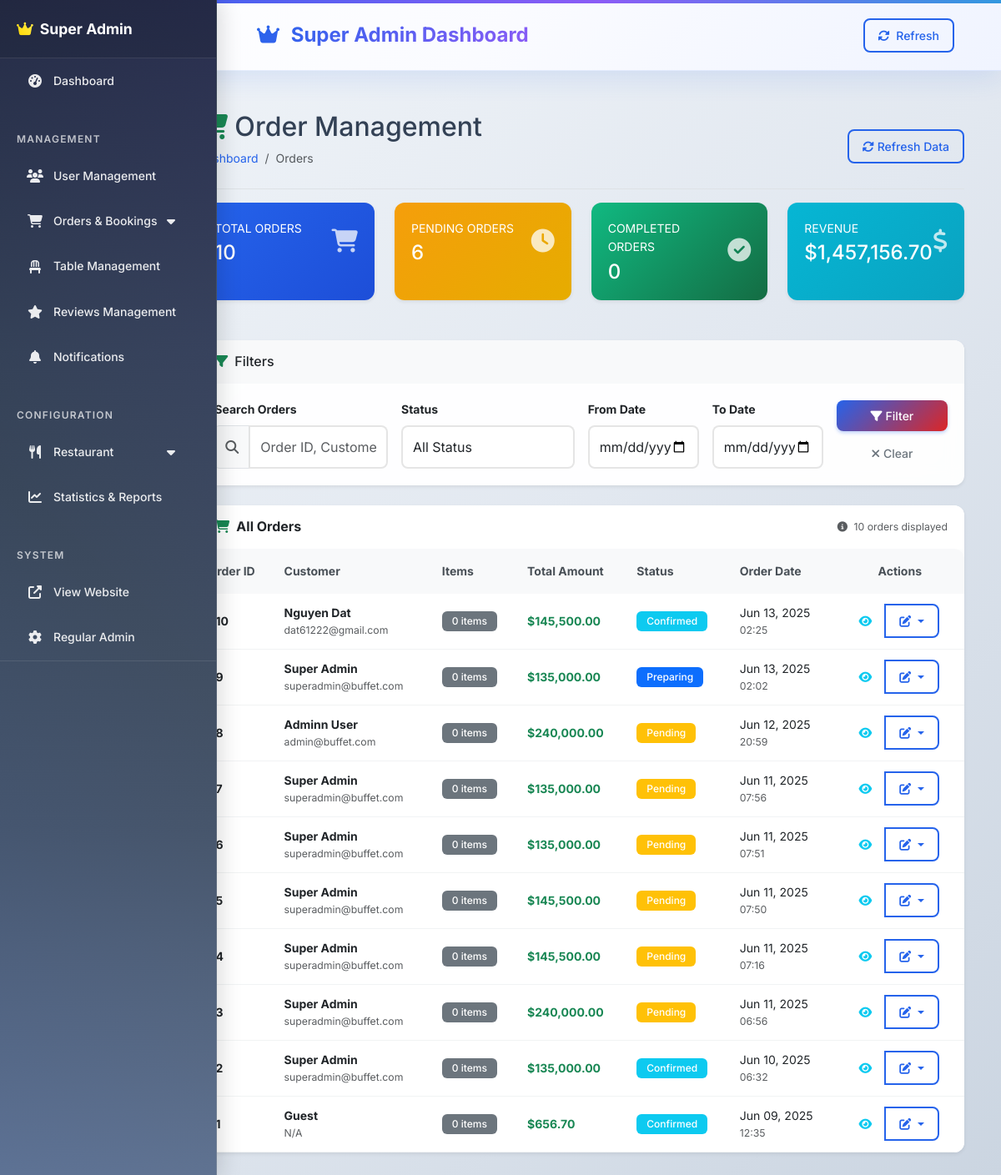
The app's page /superadmin/orders (signed in), older data.
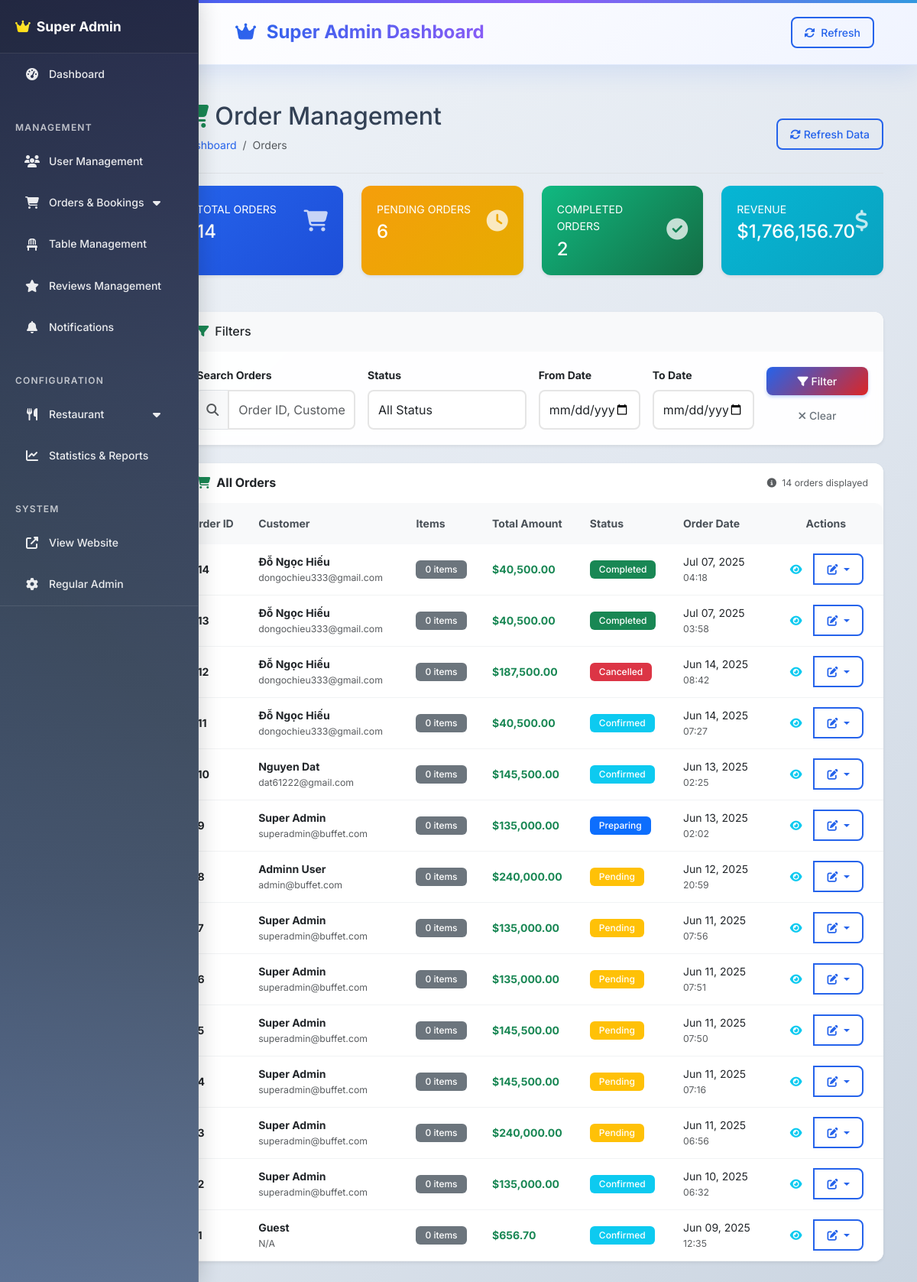
The same page, newer data.
### tables this page shows
CREATE TABLE IF NOT EXISTS `orders` (
  `id` int NOT NULL AUTO_INCREMENT,
  `user_id` int DEFAULT NULL,
  `booking_id` int DEFAULT NULL,
  `order_number` varchar(20) NOT NULL,
  `customer_name` varchar(100) NOT NULL,
  `customer_email` varchar(100) NOT NULL,
  `customer_phone` varchar(20) NOT NULL,
  `order_type` enum('dine_in','takeout','delivery') NOT NULL,
  `subtotal` decimal(10,2) NOT NULL,
  `tax_amount` decimal(10,2) DEFAULT '0.00',
  `total_amount` decimal(10,2) NOT NULL,
  `payment_method` enum('cod','cash','credit_card','debit_card','digital_wallet','bank_transfer','vnpay') NOT NULL,
  `payment_status` enum('pending','paid','failed','refunded') DEFAULT 'pending',
  `payment_id` int DEFAULT NULL,
  `status` enum('pending','confirmed','preparing','ready','completed','delivered','cancelled') DEFAULT 'pending',
  `special_instructions` text,
  `delivery_address` text,
  `order_notes` text,
  `estimated_ready_time` timestamp NULL DEFAULT NULL,
  `completed_at` timestamp NULL DEFAULT NULL,
  `created_at` timestamp NULL DEFAULT CURRENT_TIMESTAMP,
  `updated_at` timestamp NULL DEFAULT CURRENT_TIMESTAMP ON UPDATE CURRENT_TIMESTAMP,
  `delivery_ward` varchar(100) DEFAULT NULL,
  `delivery_district` varchar(100) DEFAULT NULL,
  `delivery_city` varchar(100) DEFAULT NULL,
  `delivery_notes` text,
  `delivery_fee` decimal(10,2) DEFAULT '0.00',
  `service_fee` decimal(10,2) DEFAULT '0.00',
  `discount_amount` decimal(10,2) DEFAULT '0.00',
  `coupon_code` varchar(50) DEFAULT NULL,
  PRIMARY KEY (`id`),
  UNIQUE KEY `order_number` (`order_number`),
  KEY `fk_orders_user` (`user_id`),
  KEY `fk_orders_booking` (`booking_id`),
  KEY `idx_status` (`status`),
  KEY `idx_payment_status` (`payment_status`),
  KEY `idx_order_type` (`order_type`),
  KEY `idx_customer_email` (`customer_email`),
  KEY `idx_orders_date_status` (`created_at`,`status`),
  KEY `fk_orders_payment` (`payment_id`)
);

CREATE TABLE IF NOT EXISTS `users` (
  `id` int NOT NULL AUTO_INCREMENT,
  `first_name` varchar(50) NOT NULL,
  `last_name` varchar(50) NOT NULL,
  `email` varchar(100) NOT NULL,
  `password` varchar(255) NOT NULL,
  `phone` varchar(20) DEFAULT NULL,
  `date_of_birth` date DEFAULT NULL,
  `address` text,
  `avatar` varchar(255) DEFAULT NULL,
  `role` enum('customer','manager','super_admin') DEFAULT 'customer',
  `email_verified` tinyint(1) DEFAULT '0',
  `email_verification_token` varchar(255) DEFAULT NULL,
  `password_reset_token` varchar(255) DEFAULT NULL,
  `password_reset_expires` timestamp NULL DEFAULT NULL,
  `last_login` timestamp NULL DEFAULT NULL,
  `is_active` tinyint(1) DEFAULT '1',
  `preferences` json DEFAULT NULL,
  `created_at` timestamp NULL DEFAULT CURRENT_TIMESTAMP,
  `updated_at` timestamp NULL DEFAULT CURRENT_TIMESTAMP ON UPDATE CURRENT_TIMESTAMP,
  PRIMARY KEY (`id`),
  UNIQUE KEY `email` (`email`),
  KEY `idx_role` (`role`),
  KEY `idx_active` (`is_active`)
);

### controllers/BaseController.php (called while the page is built, shortened)
<?php
class BaseController {
    protected function loadSuperAdminView($view, $data = []) {
        include 'views/layouts/superadmin_header.php';
        include "views/superadmin/$view.php";
        include 'views/layouts/superadmin_footer.php';
    }    protected function requireLogin() {
        if (!isLoggedIn()) {
            redirect('/auth/login');
        }
    }
}
?>

### controllers/SuperAdminController.php (called while the page is built, shortened)
<?php
require_once 'BaseController.php';
require_once __DIR__ . '/../models/Order.php';
class SuperAdminController extends BaseController
{
    private $orderModel;
    public function __construct()
    {
        $this->orderModel = new Order();
    }
    public function orders()
    {
        $page = (int)($_GET['page'] ?? 1);
        $limit = 20;
        $offset = ($page - 1) * $limit;
        $status = $_GET['status'] ?? '';
        $search = $_GET['search'] ?? '';
        $dateFrom = $_GET['date_from'] ?? '';
        $dateTo = $_GET['date_to'] ?? '';
        if (method_exists($this->orderModel, 'getFilteredOrders')) {
            $filters = compact('status', 'search', 'dateFrom', 'dateTo');
            $orders = $this->orderModel->getFilteredOrders($filters, $limit, $offset);
            $totalOrders = $this->orderModel->countFilteredOrders($filters);
        } else {
            $orders = $this->orderModel->getAllOrdersWithCustomer($limit, $offset, $status);
            $totalOrders = $this->orderModel->count($status);
        }
        $totalPages = ceil($totalOrders / $limit);
        $allOrders = $this->orderModel->getAllOrdersWithCustomer();
        $pendingOrders = count(array_filter($allOrders, function($order) {
            return $order['status'] === 'pending';
        }));
        $processingOrders = count(array_filter($allOrders, function($order) {
            return $order['status'] === 'processing';
        }));
        $todayOrders = count(array_filter($allOrders, function($order) {
            return date('Y-m-d', strtotime($order['created_at'])) === date('Y-m-d');
        }));$totalRevenue = array_sum(array_column($allOrders, 'total_amount'));
        $completedOrders = count(array_filter($allOrders, function($order) {
            return in_array($order['status'], ['completed', 'delivered']);
        }));        $data = [
            'title' => 'Order Management',
            'orders' => $orders,
            'currentPage' => $page,
            'totalPages' => $totalPages,
            'totalOrders' => count($allOrders),
            'filteredCount' => $totalOrders,
            'stats' => [
                'total_orders' => count($allOrders),
                'pending_orders' => $pendingOrders,
                'processing_orders' => $processingOrders,
                'completed_orders' => $completedOrders,
                'today_orders' => $todayOrders,
                'total_revenue' => $totalRevenue
            ],
            'pagination' => [
                'current_page' => $page,
                'total_pages' => $totalPages,
                'total_records' => $totalOrders
            ],
            'selectedStatus' => $status,
            'csrf_token' => $this->generateCSRF()
        ];
        $this->loadSuperAdminView('orders/index', $data);
    }
}
?>

### database/install.php (called while the page is built, shortened)
<?php
class Database {
    private static $instance = null;
    private $connection;
    public static function getInstance() {
        if (self::$instance === null) {
            self::$instance = new self();
        }
        return self::$instance;
    }
    private function connect() {
        try {
            $dsn = "mysql:host=" . DB_HOST . ";dbname=" . DB_NAME . ";charset=" . DB_CHARSET;
            $options = [
                PDO::ATTR_ERRMODE => PDO::ERRMODE_EXCEPTION,
                PDO::ATTR_DEFAULT_FETCH_MODE => PDO::FETCH_ASSOC,
                PDO::ATTR_EMULATE_PREPARES => false
            ];
            $this->connection = new PDO($dsn, DB_USER, DB_PASS, $options);
        } catch (PDOException $e) {
            die("Database connection failed: " . $e->getMessage());
        }
    }
    public function getConnection() {
        return $this->connection;
    }
}
?>

### models/BaseModel.php (called while the page is built, shortened)
<?php
class BaseModel {
    protected $table;    public function __construct() {
        $database = Database::getInstance();
        $this->db = $database->getConnection();
    }
}
?>

### models/Order.php (called while the page is built, shortened)
<?php
require_once 'BaseModel.php';
class Order extends BaseModel
{    protected $table = 'orders';
    public function getFilteredOrders($filters = [], $limit = null, $offset = 0)
    {
        $sql = "SELECT o.*, CONCAT(u.first_name, ' ', u.last_name) as customer_name, u.email as customer_email,
                       COUNT(oi.id) as total_items
                FROM {$this->table} o
                LEFT JOIN users u ON o.user_id = u.id
                LEFT JOIN order_items oi ON o.id = oi.order_id
                WHERE 1=1";
        $params = [];
        $sql .= " GROUP BY o.id ORDER BY o.created_at DESC";
        if ($limit) {
            $sql .= " LIMIT :limit OFFSET :offset";
            $params[':limit'] = $limit;
            $params[':offset'] = $offset;
        }
        $stmt = $this->db->prepare($sql);
        foreach ($params as $key => $value) {
            if ($key === ':limit' || $key === ':offset') {
                $stmt->bindValue($key, $value, PDO::PARAM_INT);
            } else {
                $stmt->bindValue($key, $value);
            }
        }
        $stmt->execute();
        return $stmt->fetchAll();
    }
}

### views/superadmin/orders/index.php (the view, shortened to what the rows shown need)
<!DOCTYPE html>
<html lang="en">
<head>
    <?php require_once 'views/layouts/superadmin_header.php'; ?>
</head>
<body>
    <div class="container-fluid">
        <div class="row">
            <main class="col-md-9 ms-sm-auto col-lg-10 px-md-4">
                <div class="d-flex justify-content-between flex-wrap flex-md-nowrap align-items-center pt-3 pb-2 mb-3 border-bottom">
                    <div>
                        <h1 class="h2">
                            <i class="fas fa-shopping-cart me-2 text-success"></i>Order Management
                        </h1>
                    </div>
                </div>
                <div class="card border-0 shadow-sm">
                    <div class="card-body p-0">                        <div class="table-responsive">
                            <table class="table table-hover align-middle mb-0">
                                <thead class="table-light">
                                    <tr>
                                        <th class="border-0 fw-bold">Order ID</th>
                                        <th class="border-0 fw-bold">Customer</th>
                                        <th class="border-0 fw-bold">Items</th>
                                        <th class="border-0 fw-bold">Total Amount</th>
                                        <th class="border-0 fw-bold">Status</th>
                                        <th class="border-0 fw-bold">Order Date</th>
                                        <th class="border-0 fw-bold text-center">Actions</th>
                                    </tr>
                                </thead>
                                <tbody>
                            <?php if (!empty($orders)): ?>
                                <?php foreach ($orders as $order): ?>
                                    <tr>
                                        <td>
                                            <strong>#<?php echo $order['id']; ?></strong>
                                        </td>
                                        <td>
                                            <div>
                                                <div class="fw-bold"><?php echo htmlspecialchars($order['customer_name'] ?? 'Guest'); ?></div>
                                                <div class="text-muted small"><?php echo htmlspecialchars($order['customer_email'] ?? 'N/A'); ?></div>
                                            </div>
                                        </td>
                                        <td>
                                            <span class="badge bg-secondary"><?php echo $order['item_count'] ?? 0; ?> items</span>
                                        </td>
                                        <td>
                                            <strong class="text-success">$<?php echo number_format($order['total_amount'] ?? 0, 2); ?></strong>
                                        </td>
                                        <td>
                                            <span class="badge bg-<?php echo getStatusBadgeColor($order['status']); ?>">
                                                <?php echo ucfirst($order['status']); ?>
                                            </span>
                                        </td>                                        <td>
                                            <div><?php echo date('M d, Y', strtotime($order['created_at'] ?? $order['order_date'] ?? 'now')); ?></div>
                                            <div class="small text-muted"><?php echo date('H:i', strtotime($order['created_at'] ?? $order['order_date'] ?? 'now')); ?></div>
                                        </td>
                                        <td>
                                            <div class="btn-group" role="group">
                                                <button type="button" class="btn btn-sm btn-outline-info"
                                                    onclick="viewOrderDetails(<?php echo $order['id']; ?>)">
                                                    <i class="fas fa-eye"></i>
                                                </button>
                                                <div class="btn-group" role="group">
                                                    <button type="button" class="btn btn-sm btn-outline-primary dropdown-toggle"
                                                        data-bs-toggle="dropdown" aria-expanded="false">
                                                        <i class="fas fa-edit"></i>
                                                    </button>
                                                </div>
                                            </div>
                                        </td>
                                    </tr>
                                <?php endforeach; ?>
                            <?php endif; ?>
                        </tbody>
                    </table>
                </div>
            </div>
        </div>
        </main>
    </div>
</div>
<?php
function getStatusBadgeColor($status)
{
    switch ($status) {
        case 'pending':
            return 'warning';
        case 'confirmed':
            return 'info';
        case 'preparing':
            return 'primary';
        case 'completed':
            return 'success';
        case 'cancelled':
            return 'danger';
    }
}
?>
<?php require_once 'views/layouts/superadmin_footer.php'; ?>

Row changes from the older to the newer data that the page shows:
added orders: id "14", customer_name "Đỗ Ngọc Hiếu", user.email "dongochieu333@gmail.com", item_count "0", total_amount "40,500.00", status "Completed", created_at "Jul 07, 2025", created_at "04:18"
added orders: id "13", customer_name "Đỗ Ngọc Hiếu", user.email "dongochieu333@gmail.com", item_count "0", total_amount "40,500.00", status "Completed", created_at "Jul 07, 2025", created_at "03:58"
added orders: id "12", customer_name "Đỗ Ngọc Hiếu", user.email "dongochieu333@gmail.com", item_count "0", total_amount "187,500.00", status "Cancelled", created_at "Jun 14, 2025", created_at "08:42"
added orders: id "11", customer_name "Đỗ Ngọc Hiếu", user.email "dongochieu333@gmail.com", item_count "0", total_amount "40,500.00", status "Confirmed", created_at "Jun 14, 2025", created_at "07:27"
Text that changed along with them:
$stats['total_orders']: "10" → "14"
$stats['completed_orders']: "0" → "2"
$stats['total_revenue']: "1,457,156.70" → "1,766,156.70"
count($orders ?? []): "10" → "14"
